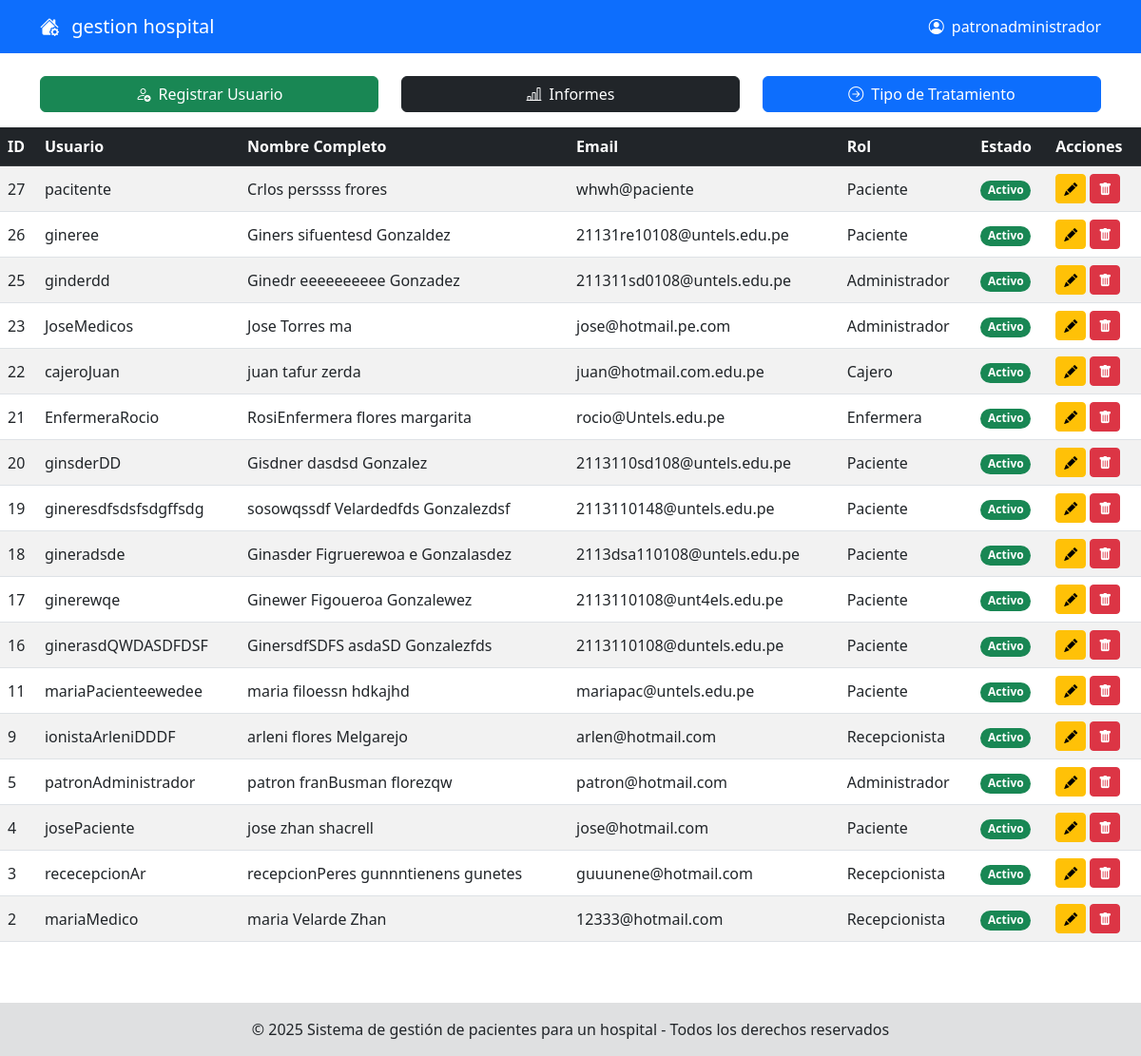
The page /modeloRol/administrador/gestionUsuario/indexGestionUsuario.php (signed in) on the database its author committed.
### tables this page shows
CREATE TABLE `usuarios` (
  `id_usuario` int(11) NOT NULL,
  `id_rol` int(11) NOT NULL,
  `email` varchar(50) NOT NULL,
  `usuario_clave` varchar(255) NOT NULL,
  `usuario_usuario` varchar(50) NOT NULL,
  `nombre` varchar(50) NOT NULL,
  `apellido_paterno` varchar(50) NOT NULL,
  `apellido_materno` varchar(50) NOT NULL,
  `telefono` varchar(15) DEFAULT NULL,
  `activo` tinyint(1) DEFAULT 1,
  `ultimo_login` datetime DEFAULT NULL,
  `estatus` int(11) NOT NULL,
  `creado_en` timestamp NOT NULL DEFAULT current_timestamp(),
  `actualizado_en` timestamp NOT NULL DEFAULT current_timestamp() ON UPDATE current_timestamp()
);

CREATE TABLE `roles` (
  `id_rol` int(11) NOT NULL,
  `nombre` varchar(20) NOT NULL,
  `descripcion` varchar(100) DEFAULT NULL,
  `creado_en` timestamp NOT NULL DEFAULT current_timestamp()
);

### modeloRol/administrador/gestionUsuario/indexGestionUsuario.php (called while the page is built, shortened)
<?php
include_once('./formGestionUsuario.php');
$obj = new formGestionUsuario();
$obj->formGestionUsuarioShow();
?>

### modelo/conexion.php (called while the page is built, shortened)
<?php
class Conexion
{
    private static $instancia = null;
    private $connection;
    private $host = 'localhost';
    private $user = 'root';
    private $pass = '';
    private $dbName = 'opipitaltrabajo';
    private function __construct()
    {
        $this->connection = new mysqli($this->host, $this->user, $this->pass, $this->dbName);
        $this->connection->set_charset("utf8");
    }
    public static function getInstancia()
    {
        if (self::$instancia === null) {
            self::$instancia = new Conexion();
        }
        return self::$instancia;
    }
    public function getConnection()
    {
        return $this->connection;
    }
}
?>

### modelo/UsuarioDAO.php (called while the page is built, shortened)
<?php
include_once('Conexion.php');
class UsuarioDAO
{
    private $connection;
    public function __construct() {
        $this->connection = Conexion::getInstancia()->getConnection();
    }
    public function obtenerTodosUsuarios()
    {
        $sql = "SELECT u.id_usuario, u.usuario_usuario, u.nombre, u.apellido_paterno, u.apellido_materno, u.email, u.telefono, u.id_rol, u.activo, r.nombre as rol_nombre
                FROM usuarios u
                INNER JOIN roles r ON u.id_rol = r.id_rol
                ORDER BY u.id_usuario DESC";
        $resultado = $this->connection->query($sql);
        $usuarios = [];
        if ($resultado) {
            while ($fila = $resultado->fetch_assoc()) {
                $usuarios[] = $fila;
            }
        }
        return $usuarios;
    }
}

### modeloRol/administrador/gestionUsuario/formGestionUsuario.php (the view, shortened to what this page needs)
<?php
include_once("../../../shared/pantalla.php");
include_once("../../../modelo/UsuarioDAO.php");
class UsuarioIterator implements Iterator {
    private $usuarios;
    private $position = 0;
    public function __construct(array $usuarios) { $this->usuarios = $usuarios; }
    public function rewind(): void { $this->position = 0; }
    public function next(): void { ++$this->position; }
    public function valid(): bool { return isset($this->usuarios[$this->position]); }
}
class formGestionUsuario extends pantalla
{
    private function visitarEstadoUsuario($usuario) {
        $activo = $usuario['activo'] == 1;
        $color = $activo ? 'success' : 'danger';
        $texto = $activo ? 'Activo' : 'Inactivo';
        $esEliminable = $activo;
        $esReactivable = !$activo;
        return [
            'color' => $color,
            'texto' => $texto,
            'esEliminable' => $esEliminable,
            'esReactivable' => $esReactivable
        ];
    }
    public function formGestionUsuarioShow()
    {
        $objUsuarioDAO = new UsuarioDAO();
        $listaUsuarios = $objUsuarioDAO->obtenerTodosUsuarios();
        $usuarioIterator = new UsuarioIterator($listaUsuarios);
?>
<div class="row mb-3">
    <div class="col-md-4 text-start">
        <a href="./registrarUsuario/indexRegitroUsuario.php" class="btn btn-success w-100">
            <i class="bi bi-person-add me-2"></i>Registrar Usuario
        </a>
    </div>
    <div class="col-md-4 text-center">
        <a href="../gestionInformesFinanciero/indexDashboardBoletas.php" class="btn btn-dark w-100">
            <i class="bi bi-bar-chart-line me-2"></i>Informes
        </a>
    </div>
    <div class="col-md-4 text-end">
        <a href="../gestionTipoDeTratamientoCosto/indexTipoTratamiento.php" class="btn btn-primary w-100">
            <i class="bi bi-arrow-right-circle me-2"></i>Tipo de Tratamiento
        </a>
    </div>
</div>
            </div>
            <div class="table-responsive">
                <table class="table table-striped table-hover align-middle">
                    <thead>
                        <tr class="table-dark">
                            <th>ID</th><th>Usuario</th><th>Nombre Completo</th>
                            <th>Email</th><th>Rol</th><th>Estado</th><th>Acciones</th>
                        </tr>
                    </thead>
                    <tbody>
                        <?php
                        if ($usuarioIterator->valid()) {
                            foreach ($usuarioIterator as $usuario) {
                                $estadoVisitado = $this->visitarEstadoUsuario($usuario);
                        ?>
                                <tr>
                                    <td><?php echo htmlspecialchars($usuario['id_usuario']); ?></td>
                                    <td><?php echo htmlspecialchars($usuario['usuario_usuario']); ?></td>
                                    <td><?php echo htmlspecialchars($usuario['nombre'] . " " . $usuario['apellido_paterno'] . " " . $usuario['apellido_materno']); ?></td>
                                    <td><?php echo htmlspecialchars($usuario['email']); ?></td>
                                    <td><?php echo htmlspecialchars($usuario['rol_nombre'] ?? 'N/A'); ?></td>
                                    <td>
                                        <span class="badge rounded-pill bg-<?php echo $estadoVisitado['color']; ?>">
                                            <?php echo $estadoVisitado['texto']; ?>
                                        </span>
                                    </td>
                                    <td>
                                        <a href="./editarUsuario/indexEditarUsuario.php?id=<?php echo htmlspecialchars($usuario['id_usuario']); ?>" class="btn btn-sm btn-warning" title="Editar">
                                            <i class="bi bi-pencil-fill"></i>
                                        </a>
                                        <?php if ($estadoVisitado['esEliminable']) { ?>
                                            <button class="btn btn-sm btn-danger" title="Eliminar/Desactivar" onclick="confirmarEliminar(<?php echo htmlspecialchars($usuario['id_usuario']); ?>)">
                                                <i class="bi bi-trash-fill"></i>
                                            </button>
                                        <?php } ?>
                                    </td>
                                </tr>
                            <?php }
                        } else { ?>
                            <tr><td colspan="7" class="text-center">No hay usuarios registrados.</td></tr>
                        <?php } ?>
                    </tbody>
                </table>
            </div>
<?php
    }
}

### rows shown on the page
usuarios: id_usuario "27", usuario_usuario "pacitente", nombre+apellido_paterno+apellido_materno "Crlos perssss frores", email "whwh@paciente", id_rol.nombre "Paciente", activo "Activo"
usuarios: id_usuario "26", usuario_usuario "gineree", nombre+apellido_paterno+apellido_materno "Giners sifuentesd Gonzaldez", email "21131re10108@untels.edu.pe", id_rol.nombre "Paciente", activo "Activo"
usuarios: id_usuario "25", usuario_usuario "ginderdd", nombre+apellido_paterno+apellido_materno "Ginedr eeeeeeeeee Gonzadez", email "211311sd0108@untels.edu.pe", id_rol.nombre "Administrador", activo "Activo"
usuarios: id_usuario "23", usuario_usuario "JoseMedicos", nombre+apellido_paterno+apellido_materno "Jose Torres ma", email "jose@hotmail.pe.com", id_rol.nombre "Administrador", activo "Activo"
usuarios: id_usuario "22", usuario_usuario "cajeroJuan", nombre+apellido_paterno+apellido_materno "juan tafur zerda", email "juan@hotmail.com.edu.pe", id_rol.nombre "Cajero", activo "Activo"
usuarios: id_usuario "21", usuario_usuario "EnfermeraRocio", nombre+apellido_paterno+apellido_materno "RosiEnfermera flores margarita", email "rocio@Untels.edu.pe", id_rol.nombre "Enfermera", activo "Activo"
usuarios: id_usuario "20", usuario_usuario "ginsderDD", nombre+apellido_paterno+apellido_materno "Gisdner dasdsd Gonzalez", email "2113110sd108@untels.edu.pe", id_rol.nombre "Paciente", activo "Activo"
usuarios: id_usuario "19", usuario_usuario "gineresdfsdsfsdgffsdg", nombre+apellido_paterno+apellido_materno "sosowqssdf Velardedfds Gonzalezdsf", email "2113110148@untels.edu.pe", id_rol.nombre "Paciente", activo "Activo"
usuarios: id_usuario "18", usuario_usuario "gineradsde", nombre+apellido_paterno+apellido_materno "Ginasder Figruerewoa e Gonzalasdez", email "2113dsa110108@untels.edu.pe", id_rol.nombre "Paciente", activo "Activo"
usuarios: id_usuario "17", usuario_usuario "ginerewqe", nombre+apellido_paterno+apellido_materno "Ginewer Figoueroa Gonzalewez", email "2113110108@unt4els.edu.pe", id_rol.nombre "Paciente", activo "Activo"
usuarios: id_usuario "16", usuario_usuario "ginerasdQWDASDFDSF", nombre+apellido_paterno+apellido_materno "GinersdfSDFS asdaSD Gonzalezfds", email "2113110108@duntels.edu.pe", id_rol.nombre "Paciente", activo "Activo"
usuarios: id_usuario "11", usuario_usuario "mariaPacienteewedee", nombre+apellido_paterno+apellido_materno "maria filoessn hdkajhd", email "mariapac@untels.edu.pe", id_rol.nombre "Paciente", activo "Activo"
usuarios: id_usuario "9", usuario_usuario "ionistaArleniDDDF", nombre+apellido_paterno+apellido_materno "arleni flores Melgarejo", email "arlen@hotmail.com", id_rol.nombre "Recepcionista", activo "Activo"
usuarios: id_usuario "5", usuario_usuario "patronAdministrador", nombre+apellido_paterno+apellido_materno "patron franBusman florezqw", email "patron@hotmail.com", id_rol.nombre "Administrador", activo "Activo"
usuarios: id_usuario "4", usuario_usuario "josePaciente", nombre+apellido_paterno+apellido_materno "jose zhan shacrell", email "jose@hotmail.com", id_rol.nombre "Paciente", activo "Activo"
usuarios: id_usuario "3", usuario_usuario "rececepcionAr", nombre+apellido_paterno+apellido_materno "recepcionPeres gunnntienens gunetes", email "guuunene@hotmail.com", id_rol.nombre "Recepcionista", activo "Activo"
usuarios: id_usuario "2", usuario_usuario "mariaMedico", nombre+apellido_paterno+apellido_materno "maria Velarde Zhan", email "12333@hotmail.com", id_rol.nombre "Recepcionista", activo "Activo"

### other values the page prints
$_SESSION['login'] "patronadministrador"
